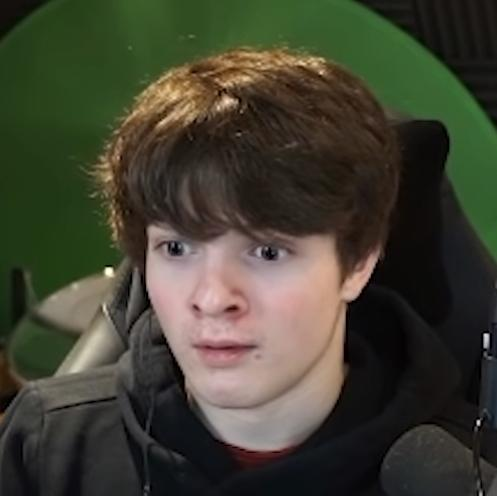
#> input picture Sample.jpg, 497 x 496 px
$ python EdgeDetection.py
#> lines starting #> are read from the running program, lines starting #| are printed output that depends on the picture
from PIL import Image, ImageOps
import os
img = Image.open('Sample.jpg')
#> img is the input picture: PIL image 497x496 RGB; mean R, G, B 65.7, 65.2, 50.1
img = ImageOps.grayscale(img)
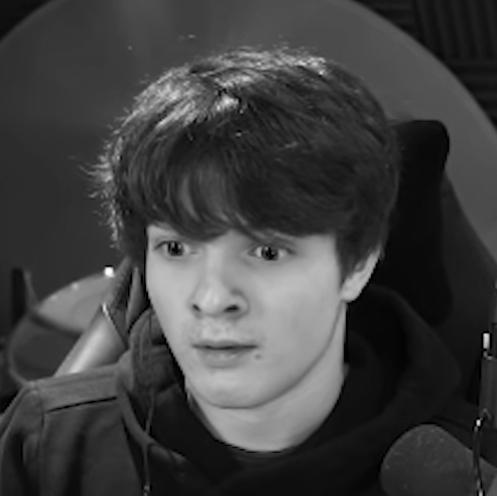
#> img: PIL image 497x496 L; min 0, max 252, mean 63.6
width, height = img.width, img.height
#> width = 497; height = 496
copy = img
gxX = [
[1, 2, 1],
[0, 0, 0],
[-1, -2, -1]
]
gxY = [
[1, 0, -1],
[2, 0, -2],
[1, 0, -1]
]
cords = [
[[-1, -1], [0, -1], [0, -1]],
[[-1, 0], [0, 0], [1, 0]],
[[-1, 1], [0, 1], [1, 1]],
]
#Caltulating X edges
for x in range(1, width-1):
    for y in range(1, height-1):
        value = 0
        for cordX in range(3):
            for cordY in range(3):
                pos = cords[cordY][cordX]
                value += img.getpixel((x+pos[0],y+pos[1]))*gxX[cordX][cordY]
        copy.putpixel((x, y), value)
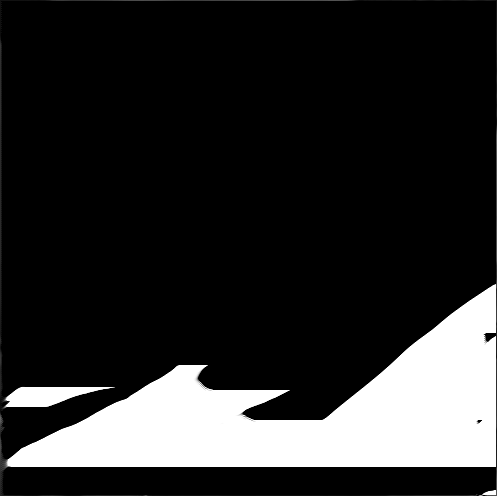
#> copy: PIL image 497x496 L; min 0, max 255, mean 42.5
for x in range(1, width-1):
    for y in range(1, height-1):
        value = 0
        for cordX in range(3):
            for cordY in range(3):
                pos = cords[cordY][cordX]
                value += img.getpixel((x+pos[0],y+pos[1]))*gxY[cordX][cordY]
        copy.putpixel((x, y), value)
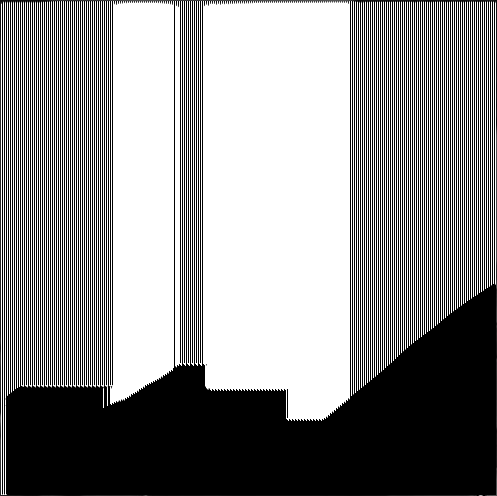
#> copy: PIL image 497x496 L; min 0, max 255, mean 139.4
copy.show()
